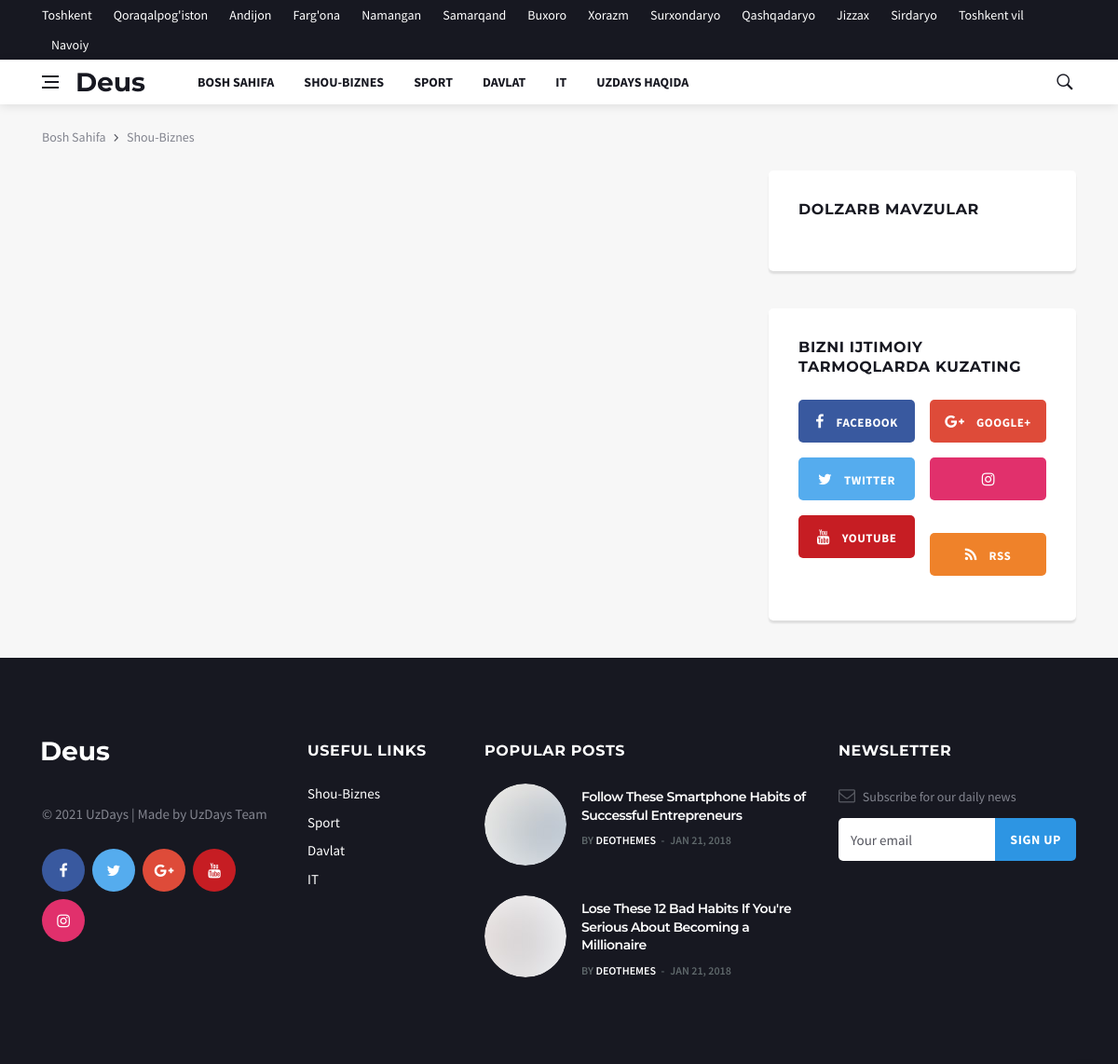
Page /category/Shou-Biznes/ on the committed database.
### article/models.py (models this page shows, shortened)
class Regions(models.Model):
    name = models.CharField(max_length=30)
    class Meta:
        verbose_name_plural = "Viloyat"

class Categories(models.Model):
    sts = (
        ('green', 'green'),
        ('blue', 'blue'),
        ('cyan', 'cyan'),
        ('orange', 'orange'),
        ('purple', 'purple'),
        ('red', 'red'),
        ('violet', 'violet'),
    )
    name = models.CharField(max_length=30)
    color = models.CharField(choices=sts, default='blue', max_length=6)
    class Meta:
        verbose_name_plural = "Kategoriya"

### article/views.py (the view)
# urls.py: path('category/<str:name>/', Category),
def Category(request, name):
    dateminus7 = datetime.now() - timedelta(days=7)
    articles = Article.objects.filter(date__gte=dateminus7)
    article = articles.filter(category__name=name).order_by('-id')
    views = articles.order_by('-views')[0:15]
    paginator = Paginator(article, 10)
    page_number = request.GET.get('page')
    page_obj = paginator.get_page(page_number)
    context = {
        'category': name,
        'categories': Categories.objects.all(),
        'regions': Regions.objects.all(),
        'articles': page_obj,
        'views': views
    }
    return render(request, 'category.html', context)

### templates/category.html (shortened to what this page needs)
    {% extends 'base.html' %}
    {% load static %}
    {% block content %}
    <div class="container">
      <ul class="breadcrumbs">
        <li class="breadcrumbs__item">
          <a href="/" class="breadcrumbs__url">Bosh Sahifa</a>
        </li>
        <li class="breadcrumbs__item breadcrumbs__item--current">
          <a href="" class="breadcrumbs__url">{{ category }}</a>
        </li>
      </ul>
    </div>
    <div class="main-container container" id="main-container">
      <div class="row">
        <div class="col-lg-8 blog__content mb-72">
        </div>
        <aside class="col-lg-4 sidebar sidebar--right">
          <aside class="widget widget-popular-posts">
            <h4 class="widget-title">Dolzarb mavzular</h4>
          </aside>
          <aside class="widget widget-socials">
            <h4 class="widget-title">Bizni ijtimoiy tarmoqlarda kuzating</h4>
            <div class="socials socials--wide socials--large">
              <div class="row row-16">
                <div class="col">
                  <a class="social social-facebook" href="#" title="facebook" target="_blank" aria-label="facebook">
                    <i class="ui-facebook"></i>
                    <span class="social__text">Facebook</span>
                  </a><a class="social social-twitter" href="#" title="twitter" target="_blank" aria-label="twitter">
                    <i class="ui-twitter"></i>
                    <span class="social__text">Twitter</span>
                  </a><a class="social social-youtube" href="#" title="youtube" target="_blank" aria-label="youtube">
                    <i class="ui-youtube"></i>
                    <span class="social__text">Youtube</span>
                  </a>
                </div>
                <div class="col">
                  <a class="social social-google-plus" href="#" title="google" target="_blank" aria-label="google">
                    <i class="ui-google"></i>
                    <span class="social__text">Google+</span>
                  </a><a class="social social-instagram" href="#" title="instagram" target="_blank" aria-label="instagram">
                    <i class="ui-instagram"></i>
                    <span class="social__text">Instagram</span>
                  </a><a class="social social-rss" href="#" title="rss" target="_blank" aria-label="rss">
                    <i class="ui-rss"></i>
                    <span class="social__text">Rss</span>
                  </a>
                </div>
              </div>
            </div>
          </aside>
        </aside>
      </div>
    </div>
    {% endblock content %}

### templates/base.html (shortened to what this page needs)
{% load static %}
<!DOCTYPE html>
<html lang="en">
<head>
    <link rel="stylesheet" href="https://cdnjs.cloudflare.com/ajax/libs/font-awesome/4.7.0/css/font-awesome.min.css">
  <link rel="stylesheet" href="{% static 'css/bootstrap.min.css'%}" />
  <link rel="stylesheet" href="{% static 'css/font-icons.css'%}" />
  <link rel="stylesheet" href="{% static 'css/style.css'%}" />
</head>
<body class="bg-light style-default style-rounded">
  <main class="main oh" id="main">
    <div class="top-bar d-none d-lg-block">
      <div class="container">
        <div class="row">
          <div class="col-lg-12">
            <ul class="top-menu">
                {% for r in regions %}
                    <li><a href="/region/{{ r.name }}/">{{ r.name }}</a></li>
                {% endfor %}
            </ul>
          </div>
        </div>
      </div>
    </div>
    <header class="nav">
      <div class="nav__holder nav--sticky">
        <div class="container relative">
          <div class="flex-parent">
            <button class="nav-icon-toggle" id="nav-icon-toggle" aria-label="Open side menu">
              <span class="nav-icon-toggle__box">
                <span class="nav-icon-toggle__inner"></span>
              </span>
            </button>
            <a href="/" class="logo">
              <img class="logo__img" src="{% static 'img/logo_default.png'%}" srcset="{% static 'img/logo_default.png'%} 1x, {% static 'img/logo_default@2x.png'%} 2x" alt="logo">
            </a>
            <nav class="flex-child nav__wrap d-none d-lg-block">
              <ul class="nav__menu">
                <li class="{{ home }}">
                  <a href="/">Bosh Sahifa</a>
                </li>
                  {% for c in categories %}
                    <li>
                      <a href="/category/{{ c.name }}/">{{ c.name }}</a>
                    </li>
                  {% endfor %}
                <li class="{{ about }}">
                  <a href="/about/">UzDays Haqida</a>
                </li>
              </ul>
            </nav>
            <div class="nav__right">
              <div class="nav__right-item nav__search">
                <a href="#" class="nav__search-trigger" id="nav__search-trigger">
                  <i class="ui-search nav__search-trigger-icon"></i>
                </a>
              </div>
            </div>
          </div>
        </div>
      </div>
    </header>
    {% block content %}
    {% endblock content %}
    <footer class="footer footer--dark">
      <div class="container">
        <div class="footer__widgets">
          <div class="row">
            <div class="col-lg-3 col-md-6">
              <aside class="widget widget-logo">
                <a href="/">
                  <img src="{% static 'img/logo_default_white.png'%}" srcset="{% static 'img/logo_default_white.png'%} 1x, {% static 'img/logo_default_white@2x.png'%} 2x" class="logo__img" alt="">
                </a>
                <p class="copyright">
                  © 2021 UzDays | Made by <a href="https://t.me/uzdaysrasmiy">UzDays Team</a>
                </p>
                <div class="socials socials--large socials--rounded mb-24">
                  <a href="#" class="social social-facebook" aria-label="facebook"><i class="ui-facebook"></i></a>
                  <a href="#" class="social social-twitter" aria-label="twitter"><i class="ui-twitter"></i></a>
                  <a href="#" class="social social-google-plus" aria-label="google+"><i class="ui-google"></i></a>
                  <a href="#" class="social social-youtube" aria-label="youtube"><i class="ui-youtube"></i></a>
                  <a href="#" class="social social-instagram" aria-label="instagram"><i class="ui-instagram"></i></a>
                </div>
              </aside>
            </div>
            <div class="col-lg-2 col-md-6">
              <aside class="widget widget_nav_menu">
                <h4 class="widget-title">Useful Links</h4>
                <ul>
                    {% for c in categories %}
                        <li><a href="/category/{{ c.name }}/">{{ c.name }}</a></li>
                    {% endfor %}
                </ul>
              </aside>
            </div>
            <div class="col-lg-4 col-md-6">
              <aside class="widget widget-popular-posts">
                <h4 class="widget-title">Popular Posts</h4>
                <ul class="post-list-small">
                  <li class="post-list-small__item">
                    <article class="post-list-small__entry clearfix">
                      <div class="post-list-small__img-holder">
                        <div class="thumb-container thumb-100">
                          <a href="article.html">
                            <img data-src="{% static 'img/content/post_small/post_small_1.jpg'%}" src="{% static 'img/empty.png'%}" alt="" class="post-list-small__img--rounded lazyload">
                          </a>
                        </div>
                      </div>
                      <div class="post-list-small__body">
                        <h3 class="post-list-small__entry-title">
                          <a href="article.html">Follow These Smartphone Habits of Successful Entrepreneurs</a>
                        </h3>
                        <ul class="entry__meta">
                          <li class="entry__meta-author">
                            <span>by</span>
                            <a href="#">DeoThemes</a>
                          </li>
                          <li class="entry__meta-date">
                            Jan 21, 2018
                          </li>
                        </ul>
                      </div>
                    </article>
                  </li>
                  <li class="post-list-small__item">
                    <article class="post-list-small__entry clearfix">
                      <div class="post-list-small__img-holder">
                        <div class="thumb-container thumb-100">
                          <a href="article.html">
                            <img data-src="{% static 'img/content/post_small/post_small_2.jpg'%}" src="{% static 'img/empty.png'%}" alt="" class="post-list-small__img--rounded lazyload">
                          </a>
                        </div>
                      </div>
                      <div class="post-list-small__body">
                        <h3 class="post-list-small__entry-title">
                          <a href="article.html">Lose These 12 Bad Habits If You're Serious About Becoming a Millionaire</a>
                        </h3>
                        <ul class="entry__meta">
                          <li class="entry__meta-author">
                            <span>by</span>
                            <a href="#">DeoThemes</a>
                          </li>
                          <li class="entry__meta-date">
                            Jan 21, 2018
                          </li>
                        </ul>
                      </div>
                    </article>
                  </li>
                </ul>
              </aside>
            </div>
            <div class="col-lg-3 col-md-6">
              <aside class="widget widget_mc4wp_form_widget">
                <h4 class="widget-title">Newsletter</h4>
                <p class="newsletter__text">
                  <i class="ui-email newsletter__icon"></i>
                  Subscribe for our daily news
                </p>
                <form class="mc4wp-form" method="post">
                  <div class="mc4wp-form-fields">
                    <div class="form-group">
                      <input type="email" name="EMAIL" placeholder="Your email" required="">
                    </div>
                    <div class="form-group">
                      <input type="submit" class="btn btn-lg btn-color" value="Sign Up">
                    </div>
                  </div>
                </form>
              </aside>
            </div>
          </div>
        </div>
      </div>
    </footer>
  </main>
</body>
</html>

### rows in the picture
Regions: name "Toshkent"
Regions: name "Qoraqalpog'iston"
Regions: name "Andijon"
Regions: name "Farg'ona"
Regions: name "Namangan"
Regions: name "Samarqand"
Regions: name "Buxoro"
Regions: name "Xorazm"
Regions: name "Surxondaryo"
Regions: name "Qashqadaryo"
Regions: name "Jizzax"
Regions: name "Sirdaryo"
Regions: name "Toshkent vil"
Regions: name "Navoiy"
Categories: name "SHOU-BIZNES", name "Shou-Biznes"
Categories: name "SPORT", name "Sport"
Categories: name "DAVLAT", name "Davlat"
Categories: name "IT"
